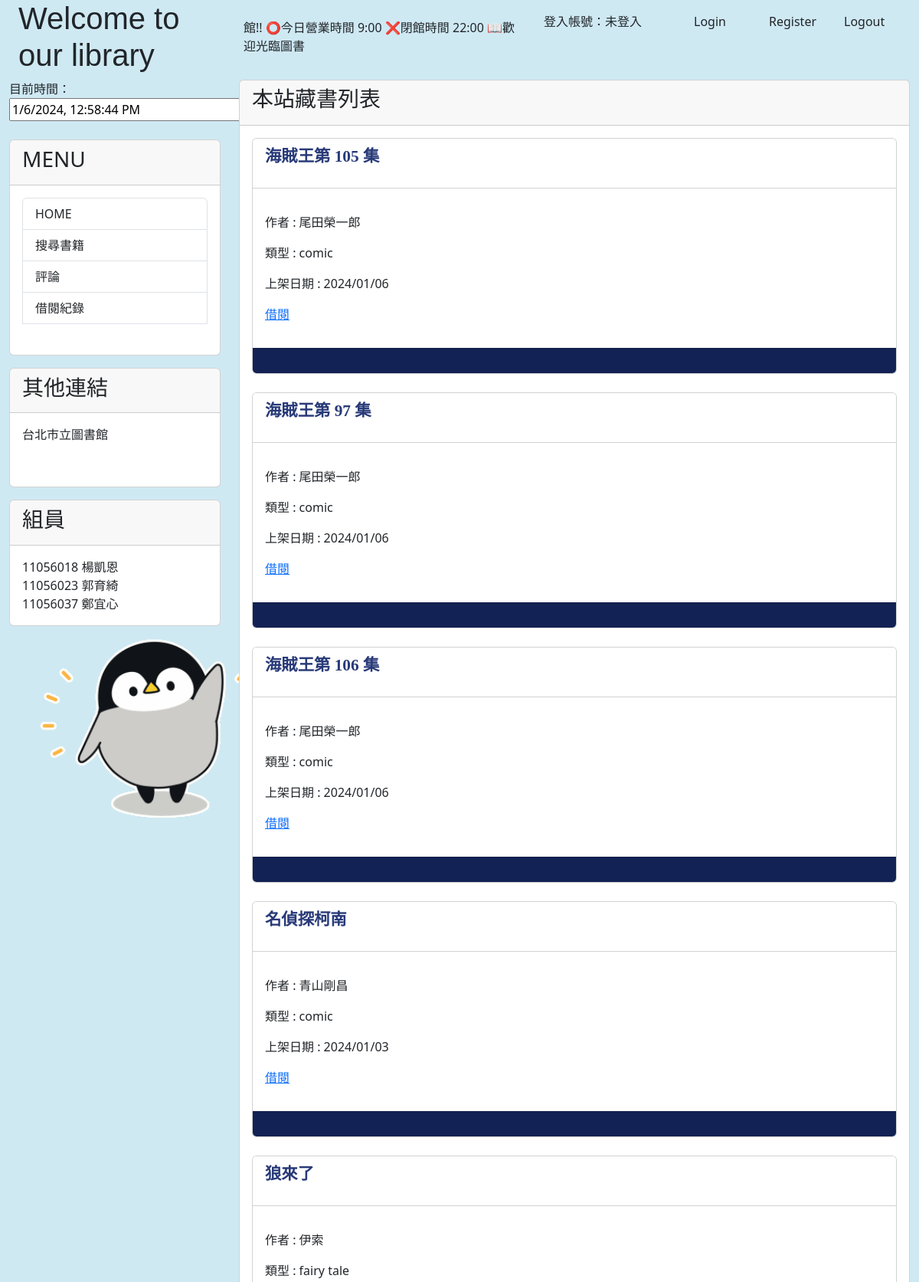
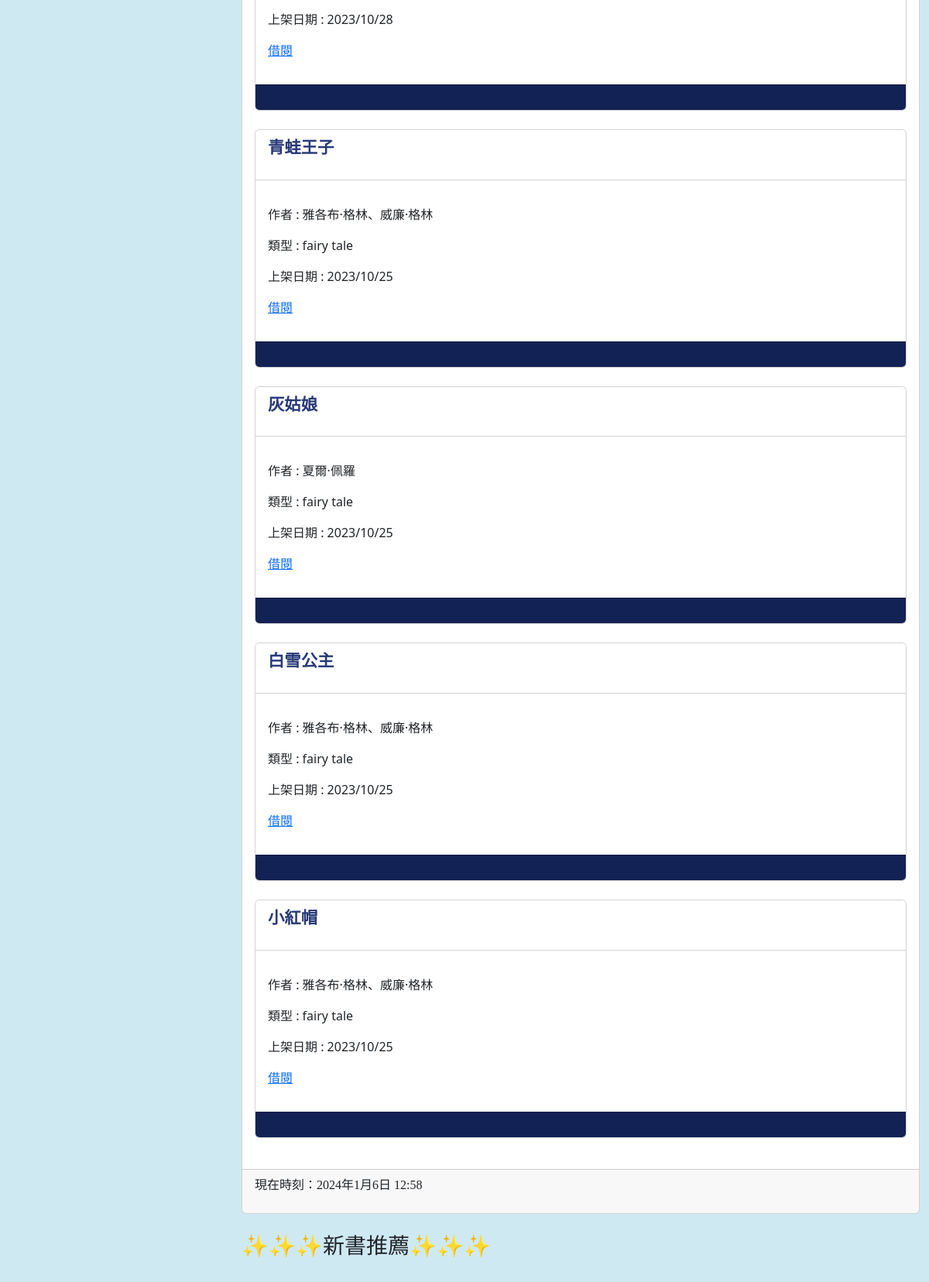
The page / (upper part) on the database its author committed (2 pictures, top to bottom).
### mytext/models.py (models this page shows, shortened)
class Post(models.Model):
    GENRE_CHOICES = (
        ('fairy tale', '童話'),
        ('comic', '漫畫'),
    )
    title = models.CharField(max_length=200)
    slug = models.CharField(max_length=200)
    genre = models.CharField(max_length=200, choices=GENRE_CHOICES)
    author = models.CharField(max_length=50)
    condition = models.TextField()
    quantity = models.IntegerField()
    body = models.TextField()
    pub_date = models.DateTimeField(auto_now_add=True)
    class Meta:
        ordering = ('-pub_date',)

### mytext/views.py (the view)
# urls.py: path('',mv.homepage, name='homepage'),
def homepage(request):
    posts = Post.objects.all()
    now = datetime.now()
    if request.user.is_authenticated:
        user_name = request.user.username
    else:
        user_name="未登入"
    return render(request ,'index.html', locals())

### mytext/templates/index.html (shortened to what this page needs)
{% extends "base.html" %}
{% block headmessage%} <h3 style='font-family:標楷體;'>本站藏書列表</a> {% endblock headmessage %}
{% block content%}
{% for post in posts %}
<div class='card'>
    <div class='card-header' style='background-color:#ffffff'>
            <p style='font-family:微軟正黑體;font-size:16pt;font-weight:bold;'>
                <a href='/post/{{post.slug}}' style="text-decoration:none; color:#283a78" >{{ post.title }}</a>
            </p>
    </div>
    <div class='card-body' style='background-color:#ffffff'>
        <p>
            <p>作者 : {{post.author}}</p>
            <p>類型 : {{post.genre}}</p>
            <p>上架日期 : {{ post.pub_date | date:"Y/m/d"}}</p>
            <a href="{% url 'borrowBook' book_id=1 %}"> 借閱 </a>
        </p>
    </div>
    <div class='card-footer'  style='background-color:#132254'>
    </div>
</div>
<br>
{% endfor %}
{% endblock %}

### rows shown on the page
Post: title "海賊王第 105 集", author "尾田榮一郎", genre "comic", pub_date "2024/01/06"
Post: title "海賊王第 97 集", author "尾田榮一郎", genre "comic", pub_date "2024/01/06"
Post: title "海賊王第 106 集", author "尾田榮一郎", genre "comic", pub_date "2024/01/06"
Post: title "名偵探柯南", author "青山剛昌", genre "comic", pub_date "2024/01/03"
Post: title "狼來了", author "伊索", genre "fairy tale", pub_date "2023/10/28"
Post: title "青蛙王子", author "雅各布·格林、威廉·格林", genre "fairy tale", pub_date "2023/10/25"
Post: title "灰姑娘", author "夏爾·佩羅", genre "fairy tale", pub_date "2023/10/25"
Post: title "白雪公主", author "雅各布·格林、威廉·格林", genre "fairy tale", pub_date "2023/10/25"
Post: title "小紅帽", author "雅各布·格林、威廉·格林", genre "fairy tale", pub_date "2023/10/25"

### other values the page prints
{{ user_name }} "未登入"
